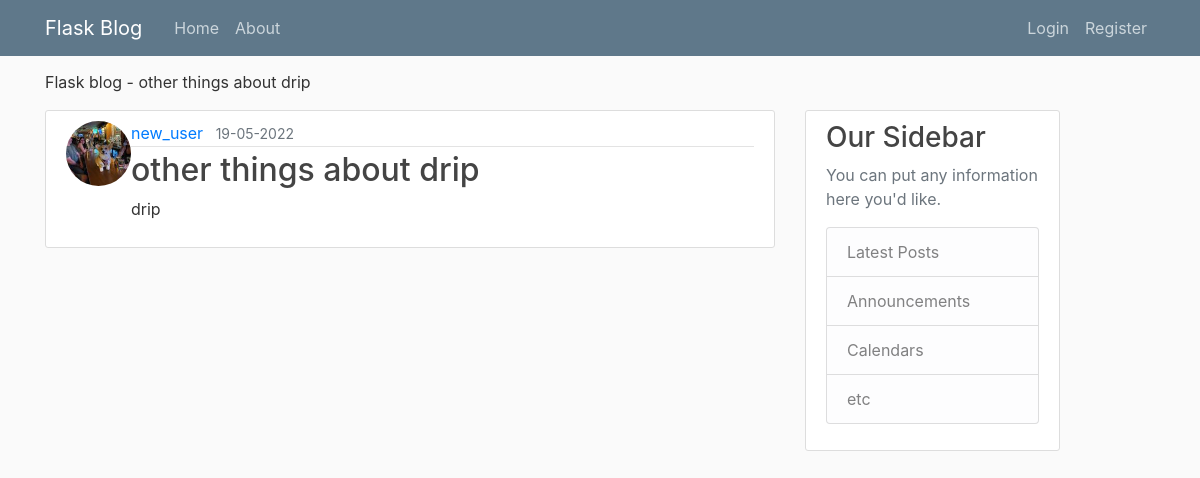
/post/6, run on the app's committed database.
### main_app/models.py (models this page shows, shortened)
class Post(db.Model):
    id = db.Column(db.Integer, primary_key=True)
    title = db.Column(db.String(100), nullable=False)
    date_posted = db.Column(db.DateTime, nullable=False, default=datetime.utcnow)
    content = db.Column(db.Text, nullable=False)
    user_id = db.Column(db.Integer, db.ForeignKey('user.id'), nullable=False)

class User(db.Model, UserMixin):
    id = db.Column(db.Integer, primary_key=True)
    username = db.Column(db.String(20), unique=True, nullable=False)
    email = db.Column(db.String(120), unique=True, nullable=False)
    image_file = db.Column(db.String(20), nullable=False, default='default.jpg')
    password = db.Column(db.String(60), nullable=False)
    posts = db.relationship('Post', backref='author', lazy=True)

### main_app/routes.py (the view)
@app.route("/post/<int:post_id>")
def post(post_id):
    post = Post.query.get_or_404(post_id)
    return render_template('post.html', title=post.title, post=post)

### main_app/templates/post.html (shortened to what this page needs)
{% extends "layout.html" %}
{% block content %}
    <article class="media content-section">
        <img class="rounded-circle article-img" src="{{ url_for('static', filename='profile_pics/' + post.author.image_file) }}">
        <div class="media-body">
            <div class="article-metadata">
                <a class="mr-2" href="#"> {{ post.author.username }}</a>
                <small class="text-muted">{{ post.date_posted.strftime('%d-%m-%Y') }}</small>
            </div>
            <h2 class="article-title">{{ post.title }}</h2>
            <p class="article-content">{{ post.content }}</p>
        </div>
    </article>
{% endblock content %}

### main_app/templates/layout.html (shortened to what this page needs)
<DOCTYPE html>
<html lang="en">
    <head>
        <link rel="stylesheet" href="https://cdn.jsdelivr.net/npm/bootstrap@4.6.1/dist/css/bootstrap.min.css">
        <link rel="stylesheet" type="text/css" href="{{ url_for('static', filename='main.css') }}">
    </head>
    <body>
        <header class="site-header">
            <nav class="navbar navbar-expand-md navbar-dark bg-steel fixed-top">
              <div class="container">
                <a class="navbar-brand mr-4" href="/">Flask Blog</a>
                <div class="collapse navbar-collapse" id="navbarToggle">
                  <div class="navbar-nav mr-auto">
                    <a class="nav-item nav-link" href="/">Home</a>
                    <a class="nav-item nav-link" href="/about">About</a>
                  </div>
                  <div class="navbar-nav">
                      {% if current_user.is_authenticated %}
                        <a class="nav-item nav-link" href={{ url_for('new_post') }}>New Post</a>
                        <a class="nav-item nav-link" href={{ url_for('account') }}>Account</a>
                        <a class="nav-item nav-link" href={{ url_for('logout') }}>Logout</a>
                      {% else %}
                        <a class="nav-item nav-link" href={{ url_for('login') }}>Login</a>
                        <a class="nav-item nav-link" href={{ url_for('register') }}>Register</a>
                      {% endif %}
                  </div>
                </div>
              </div>
            </nav>
        </header>
        <main role="main" class="container">
            {% if title %}
                <p class="message">Flask blog - {{ title }}</p>
            {% else %}
                <p class="message">Flask blog</p>
            {% endif %}
            <div class="row">
                <div class="col-md-8">
                    {% block content %}{% endblock %}
                </div>
                <div class="col-md-3">
                    <div class="content-section">
                        <h3>Our Sidebar</h3>
                        <p class='text-muted'>You can put any information here you'd like.
                            <ul class="list-group">
                                <li class="list-group-item list-group-item-light">Latest Posts</li>
                                <li class="list-group-item list-group-item-light">Announcements</li>
                                <li class="list-group-item list-group-item-light">Calendars</li>
                                <li class="list-group-item list-group-item-light">etc</li>
                            </ul>
                        </p>
                    </div>
                </div>
            </div>
        </main>
    </body>
</html>

### main_app/static/main.css (style rules this page uses)
body { background: #fafafa; color: #333333; margin-top: Srem; }
h1, h2, h3, h4, h5, h6 { color: #444444; }
.bg-steel { background-color: #5f788a; }
.site-header .navbar-nav .nav-link { color: #cbd5db; }
.content-section { background: #ffffff; padding: 10px 20px; border: 1px solid #dddddd; border-radius: 3px; margin-bottom: 20px; }
.article-title { color: #444444; }
.article-content { white-space: pre-line; }
.article-img { height: 65px; width: 65px; }
.article-metadata { padding-bottom: 1px; margin-bottom: 4px; border-bottom: 1px solid #e3e3e3; }
.message { margin-top: 70px; }

### data on the page
Post: title "other things about drip", date_posted "19-05-2022", content "drip"
User: image_file (picture), author.username "new_user"
